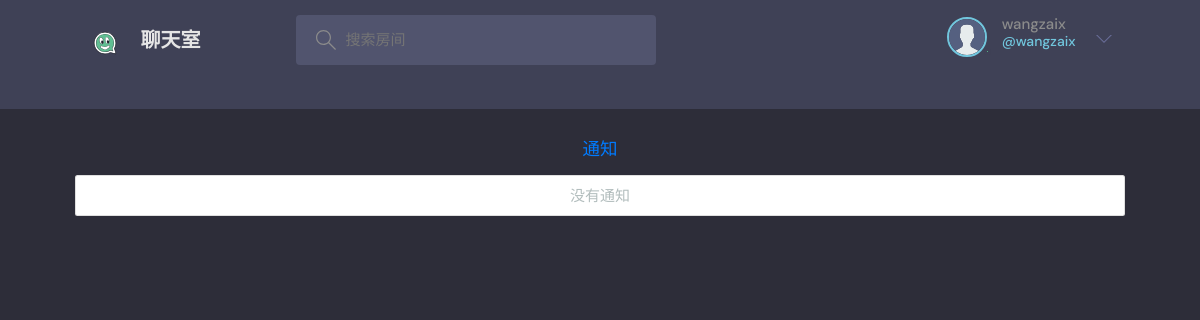
Page /notifications/ (signed in) on the earlier database version.
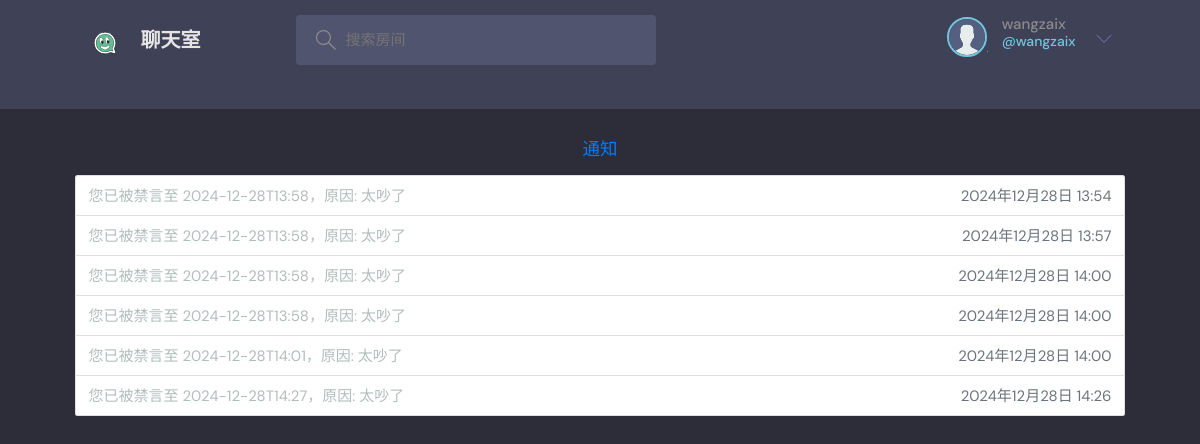
Same page on the later database version.
### base/models.py (models this page shows, shortened)
class User(AbstractUser):
    name = models.CharField(max_length=200, null=True, verbose_name='姓名')
    email = models.EmailField(unique=True, null=True, verbose_name='邮箱')  # 确保邮箱唯一
    bio = models.TextField(null=True, verbose_name='个人简介')
    favorites_rooms = models.ManyToManyField('Room', related_name='favorited_by', blank=True,
                                             verbose_name='收藏的房间')  # 用户收藏的房间
    avatar = models.ImageField(null=True, default='avatar.svg', verbose_name='头像')  # 默认头像
    score = models.IntegerField(default=0, verbose_name='积分')  # 用户积分
    created = models.DateTimeField(auto_now_add=True, verbose_name='创建时间')  # 创建时间
    updated = models.DateTimeField(auto_now=True, verbose_name='更新时间')  # 更新时间
    USERNAME_FIELD = 'email'  # 设置用户名字段为邮箱
    REQUIRED_FIELDS = []  # 创建用户时不需要额外字段
    is_muted = models.BooleanField(default=False, verbose_name='是否静音')
    mute_reason = models.CharField(max_length=255, blank=True, null=True, verbose_name='静音原因')
    mute_until = models.DateTimeField(blank=True, null=True, verbose_name='静音至')
    class Meta:
        verbose_name = '用户'
        verbose_name_plural = '用户列表'

class Notification(models.Model):
    user = models.ForeignKey(User, on_delete=models.CASCADE, verbose_name='用户')
    message = models.CharField(max_length=255, verbose_name='通知内容')
    timestamp = models.DateTimeField(auto_now_add=True, verbose_name='时间戳')
    is_read = models.BooleanField(default=False, verbose_name='是否已读')
    class Meta:
        verbose_name = '通知'
        verbose_name_plural = '通知列表'

### base/views.py (the view)
# urls.py: path('notifications/', views.notifications_view, name='notifications'),
@login_required  # 确保用户已登录
def notifications_view(request):
    notifications = request.user.notification_set.all()
    return render(request, 'base/notifications.html', {'notifications': notifications})

### base/templates/base/notifications.html
{% extends 'main.html' %}
{% block content %}
<main class="layout layout--3 container mt-5">
    <h3 class="notification-title text-center text-primary mb-4">通知</h3>
    <ul class="notification-list list-group">
        {% for notification in notifications %}
            <li class="notification-item list-group-item d-flex justify-content-between align-items-center">
                <div>
                    {{ notification.message }}
                </div>
                <span class="notification-timestamp text-muted">{{ notification.timestamp }}</span>
            </li>
        {% empty %}
            <li class="empty-notification list-group-item text-center">没有通知</li>
        {% endfor %}
    </ul>
</main>
{% endblock %}

### templates/main.html (shortened to what this page needs)
<!DOCTYPE html>
{%load static%}
<html lang="en">
<head>
    <link rel="stylesheet" href="https://stackpath.bootstrapcdn.com/bootstrap/4.5.2/css/bootstrap.min.css">
    <link rel="stylesheet" href=" {%static 'styles/style.css'%}"/>
</head>
<body>
{% include 'navbar.html'%}
{% block content%}
{% endblock %}
</body>
</html>

### templates/navbar.html (shortened to what this page needs)
{% load static %}
<header class="header header--loggedIn">
    <div class="container">
        <a href="{% url 'home' %}" class="header__logo">
            <img src="{% static 'images/logo.svg' %}"/>
            <h1>聊天室</h1>
        </a>
        <form class="header__search" method="GET" id="searchQuery" action="{% url 'home' %}">
            <label>
                <input name="q" placeholder="搜索房间" onclick="submitSearch()"/>
            </label>
        </form>
        <nav class="header__menu">
            {% if request.user.is_authenticated %}
            <div class="header__user">
                <a href="{% url 'user-profile' request.user.id %}">
                    <div class="avatar avatar--medium active">
                        <img src="{{ request.user.avatar.url }}"/>
                    </div>
                    <p>{{ request.user.username }}<span>@{{ request.user.username }}</span></p>
                </a>
                <button class="dropdown-button" onclick="toggleDropdown()">
                    <svg version="1.1" xmlns="http://www.w3.org/2000/svg" width="32" height="32" viewBox="0 0 32 32">
                        <title>chevron-down</title>
                        <path d="M16 21l-13-13h-3l16 16 16-16h-3l-13 13z"></path>
                    </svg>
                </button>
            </div>
            {% endif %}
        </nav>
    </div>
    <div id="announcements">
    </div>
</header>

### static/styles/style.css (style rules this page uses)
:root { --color-main: #71c6dd; --color-main-light: #e1f6fb; --color-dark: #3f4156; --color-dark-medium: #51546e; --color-dark-light: #696d97; --color-light: #e5e5e5; --color-gray: #8b8b8b; --color-light-gray: #b2bdbd; --color-bg: #2d2d39; --color-success: #5dd693; --color-error: #fc4b0b; }
* { font-family: "DM Sans", -apple-system, BlinkMacSystemFont, "Segoe UI", Roboto, Oxygen, Ubuntu, Cantarell, "Open Sans", "Helvetica Neue", sans-serif; margin: 0; padding: 0; box-sizing: border-box; text-rendering: optimizeLegibility; font-size: inherit; }
html { font-size: 56.25%; }
@media only screen and (min-width: 1200px) { html { font-size: 62.5%; } }
body { line-height: 1.6; font-weight: 400; font-size: 1.5rem; color: var(--color-light-gray); background-color: var(--color-bg); min-height: 100vh; }
img { width: 100%; }
a { display: inline-block; color: var(--color-main); text-decoration: none; }
.container { max-width: 120rem; width: 90%; margin: auto; }
.avatar { position: relative; display: inline-block; border-radius: 50%; border: 2px solid var(--color-main); }
.avatar img { display: block; border-radius: 50%; object-fit: cover; object-position: center; }
.avatar::after { content: ""; display: block; position: absolute; background-color: var(--color-gray); z-index: 111; border-radius: 50%; border: 0.3rem solid var(--color-dark); }
.avatar.active::after { background-color: var(--color-success); }
.avatar.avatar--medium img { width: 3.6rem; height: 3.6rem; border-radius: 50%; }
.avatar.avatar--medium:after { width: 0.7rem; height: 0.7rem; bottom: 0px; right: -6px; }
.header { padding: 1.5rem; background-color: var(--color-dark); }
.header > .container { display: flex; gap: 9.5rem; }
.header__logo, .header__user { display: flex; gap: 2rem; align-items: center; }
.header__logo > img { height: 3.2rem; width: 3.2rem; }
.header__logo > h1 { font-weight: 700; font-size: 2rem; color: var(--color-light); }
.header__search > label { background-color: var(--color-dark-medium); padding: 1.3rem 1rem; display: flex; align-items: center; gap: 1rem; border-radius: 4px; }
.header__search svg { fill: var(--color-gray); width: 2rem; height: 2rem; margin-left: 1rem; }
.header__search input { width: 30rem; background: transparent; border: none; outline: none; color: var(--color-light); }
.header__menu { margin-left: auto; position: relative; }
.header__menu a { display: flex; gap: 1.5rem; align-items: center; font-weight: 500; text-decoration: none; color: var(--color-gray); }
.header__menu img { height: 3.6rem; }
.header__menu p { line-height: 1.2; }
.header__menu span { color: var(--color-main); font-weight: 500; font-size: 1.4rem; display: block; }
.header__menu svg { width: 1.6rem; height: 1.6rem; fill: var(--color-dark-light); }
.dropdown-button { background: transparent; border: 0; outline: 0; cursor: pointer; }
.layout { margin-top: 2.4rem; }

### templates/navbar.html (style rules this page uses)
#announcements { overflow: hidden; white-space: nowrap; }

Differences in the rows shown:
added Notification: message "您已被禁言至 2024-12-28T13:58，原因: 太吵了", timestamp "2024年12月28日 13:54"
added Notification: message "您已被禁言至 2024-12-28T13:58，原因: 太吵了", timestamp "2024年12月28日 13:57"
added Notification: message "您已被禁言至 2024-12-28T13:58，原因: 太吵了", timestamp "2024年12月28日 14:00"
added Notification: message "您已被禁言至 2024-12-28T13:58，原因: 太吵了", timestamp "2024年12月28日 14:00"
added Notification: message "您已被禁言至 2024-12-28T14:01，原因: 太吵了", timestamp "2024年12月28日 14:00"
added Notification: message "您已被禁言至 2024-12-28T14:27，原因: 太吵了", timestamp "2024年12月28日 14:26"
Other differences:
text no longer shown: "没有通知"
